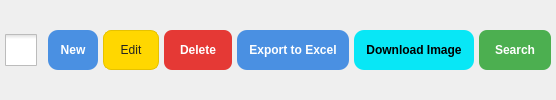
            <widget class="QWidget" name="widget_button_tabin" native="true">
             <layout class="QHBoxLayout" name="inputButtonLayout">
              <property name="spacing">
               <number>5</number>
              </property>
              <property name="leftMargin">
               <number>5</number>
              </property>
              <property name="topMargin">
               <number>5</number>
              </property>
              <property name="rightMargin">
               <number>5</number>
              </property>
              <property name="bottomMargin">
               <number>5</number>
              </property>
              <item>
               <widget class="QCheckBox" name="input_filter_component_id_checkBox">
                <property name="sizePolicy">
                 <sizepolicy hsizetype="Fixed" vsizetype="Fixed">
                  <horstretch>0</horstretch>
                  <verstretch>0</verstretch>
                 </sizepolicy>
                </property>
                <property name="font">
                 <font>
                  <weight>50</weight>
                  <bold>false</bold>
                 </font>
                </property>
                <property name="toolTip">
                 <string>Sắp xếp dữ liệu cột ID</string>
                </property>
                <property name="styleSheet">
                 <string notr="true">QCheckBox::indicator {
    width: 32px; /* Chiều rộng icon */
    height: 32px; /* Chiều cao icon */
}

QCheckBox::indicator:unchecked {
    image: url(:/icon/images/icon/filter_no.png); /* Đường dẫn đến biểu tượng unchecked */
}

QCheckBox::indicator:checked {
    image: url(:/icon/images/icon/filter_yes.png); /* Đường dẫn đến biểu tượng checked */
}
</string>
                </property>
                <property name="text">
                 <string/>
                </property>
                <property name="checked">
                 <bool>false</bool>
                </property>
               </widget>
              </item>
              <item>
               <widget class="QPushButton" name="input_new_button">
                <property name="sizePolicy">
                 <sizepolicy hsizetype="Expanding" vsizetype="Maximum">
                  <horstretch>0</horstretch>
                  <verstretch>0</verstretch>
                 </sizepolicy>
                </property>
                <property name="minimumSize">
                 <size>
                  <width>0</width>
                  <height>40</height>
                 </size>
                </property>
                <property name="maximumSize">
                 <size>
                  <width>16777215</width>
                  <height>40</height>
                 </size>
                </property>
                <property name="sizeIncrement">
                 <size>
                  <width>0</width>
                  <height>40</height>
                 </size>
                </property>
                <property name="font">
                 <font>
                  <pointsize>-1</pointsize>
                  <weight>75</weight>
                  <bold>true</bold>
                 </font>
                </property>
                <property name="cursor">
                 <cursorShape>PointingHandCursor</cursorShape>
                </property>
                <property name="styleSheet">
                 <string notr="true">/* QPushButton styling */
QPushButton {
    background-color: #4a90e2;
    border: none;
    border-radius: 10px;
    color: #fff;
    font-size: 12px;
	font-weight: bold;
    padding: 6px 12px;
}

QPushButton:hover {
    background-color: #357ab7;
	font-size: 15px;
}

QPushButton:pressed {
    background-color: #2a6cae;
}

QPushButton:disabled {
    background-color: #ccc;
    color: #666;
}</string>
                </property>
                <property name="text">
                 <string>New</string>
                </property>
                <property name="icon">
                 <iconset resource="lib_icon_InventoryManagement.qrc">
                  <normaloff>:/icon/images/icon/New.png</normaloff>:/icon/images/icon/New.png</iconset>
                </property>
                <property name="iconSize">
                 <size>
                  <width>32</width>
                  <height>32</height>
                 </size>
                </property>
               </widget>
              </item>
              <item>
               <widget class="QPushButton" name="input_edit_button">
                <property name="sizePolicy">
                 <sizepolicy hsizetype="Expanding" vsizetype="Maximum">
                  <horstretch>0</horstretch>
                  <verstretch>0</verstretch>
                 </sizepolicy>
                </property>
                <property name="minimumSize">
                 <size>
                  <width>0</width>
                  <height>40</height>
                 </size>
                </property>
                <property name="maximumSize">
                 <size>
                  <width>16777215</width>
                  <height>40</height>
                 </size>
                </property>
                <property name="sizeIncrement">
                 <size>
                  <width>0</width>
                  <height>40</height>
                 </size>
                </property>
                <property name="font">
                 <font>
                  <pointsize>-1</pointsize>
                 </font>
                </property>
                <property name="cursor">
                 <cursorShape>PointingHandCursor</cursorShape>
                </property>
                <property name="styleSheet">
                 <string notr="true">/* QPushButton - Modern style */
QPushButton {
    background-color: #ffd700;        /* Màu vàng mềm hơn */
    border: 1px solid #e6c200;        /* Viền nhẹ để tạo chiều sâu */
    border-radius: 8px;               /* Bo góc nhẹ nhàng */
    color: #222;                      /* Màu chữ tối hơn để dễ đọc */
    font-size: 12px;
    padding: 8px 16px;
}

QPushButton:hover {
    background-color: #ffc400;        /* Vàng đậm khi hover */
    font-size: 15px;
}

QPushButton:pressed {
    background-color: #e6b800;        /* Màu nhấn mạnh hơn */
    color: white;
}

QPushButton:disabled {
    background-color: #f0f0f0;
    border: 1px solid #ccc;
    color: #aaa;
}
</string>
                </property>
                <property name="text">
                 <string>Edit</string>
                </property>
                <property name="icon">
                 <iconset resource="lib_icon_InventoryManagement.qrc">
                  <normaloff>:/icon/images/icon/Edit.png</normaloff>:/icon/images/icon/Edit.png</iconset>
                </property>
                <property name="iconSize">
                 <size>
                  <width>32</width>
                  <height>32</height>
                 </size>
                </property>
               </widget>
              </item>
              <item>
               <widget class="QPushButton" name="input_delete_button">
                <property name="sizePolicy">
                 <sizepolicy hsizetype="Expanding" vsizetype="Maximum">
                  <horstretch>0</horstretch>
                  <verstretch>0</verstretch>
                 </sizepolicy>
                </property>
                <property name="minimumSize">
                 <size>
                  <width>0</width>
                  <height>40</height>
                 </size>
                </property>
                <property name="maximumSize">
                 <size>
                  <width>16777215</width>
                  <height>40</height>
                 </size>
                </property>
                <property name="sizeIncrement">
                 <size>
                  <width>0</width>
                  <height>40</height>
                 </size>
                </property>
                <property name="font">
                 <font>
                  <pointsize>-1</pointsize>
                  <weight>75</weight>
                  <bold>true</bold>
                 </font>
                </property>
                <property name="cursor">
                 <cursorShape>PointingHandCursor</cursorShape>
                </property>
                <property name="styleSheet">
                 <string notr="true">/* QPushButton - Red alert style */
QPushButton {
    background-color: #e53935;       /* Đỏ cảnh báo hiện đại */
    border: none;
    border-radius: 8px;
    color: white;
    font-size: 12px;
    font-weight: bold;
    padding: 8px 16px;
}

QPushButton:hover {
    background-color: #d32f2f;       /* Đỏ đậm hơn khi hover */
	font-size: 15px;
}

QPushButton:pressed {
    background-color: #b71c1c;       /* Đỏ tối khi nhấn */
}

QPushButton:disabled {
    background-color: #e0e0e0;
    color: #999;
}
</string>
                </property>
                <property name="text">
                 <string>Delete</string>
                </property>
                <property name="icon">
                 <iconset resource="lib_icon_InventoryManagement.qrc">
                  <normaloff>:/icon/images/icon/Delete.png</normaloff>:/icon/images/icon/Delete.png</iconset>
                </property>
                <property name="iconSize">
                 <size>
                  <width>32</width>
                  <height>32</height>
                 </size>
                </property>
               </widget>
              </item>
              <item>
               <widget class="QPushButton" name="input_export_button">
                <property name="sizePolicy">
                 <sizepolicy hsizetype="Expanding" vsizetype="Maximum">
                  <horstretch>0</horstretch>
                  <verstretch>0</verstretch>
                 </sizepolicy>
                </property>
                <property name="minimumSize">
                 <size>
                  <width>0</width>
                  <height>40</height>
                 </size>
                </property>
                <property name="maximumSize">
                 <size>
                  <width>16777215</width>
                  <height>40</height>
                 </size>
                </property>
                <property name="sizeIncrement">
                 <size>
                  <width>0</width>
                  <height>40</height>
                 </size>
                </property>
                <property name="font">
                 <font>
                  <pointsize>-1</pointsize>
                  <weight>75</weight>
                  <bold>true</bold>
                 </font>
                </property>
                <property name="cursor">
                 <cursorShape>PointingHandCursor</cursorShape>
                </property>
                <property name="styleSheet">
                 <string notr="true">/* QPushButton styling */
QPushButton {
    background-color: #4a90e2;
    border: none;
    border-radius: 10px;
    color: #fff;
    font-size: 12px;
	font-weight: bold;
    padding: 6px 12px;
}

QPushButton:hover {
    background-color: #357ab7;
	font-size: 14px;
}

QPushButton:pressed {
    background-color: #2a6cae;
}

QPushButton:disabled {
    background-color: #ccc;
    color: #666;
}</string>
                </property>
                <property name="text">
                 <string>Export to Excel</string>
                </property>
                <property name="icon">
                 <iconset resource="lib_icon_InventoryManagement.qrc">
                  <normaloff>:/icon/images/icon/export_excel.png</normaloff>:/icon/images/icon/export_excel.png</iconset>
                </property>
                <property name="iconSize">
                 <size>
                  <width>32</width>
                  <height>32</height>
                 </size>
                </property>
               </widget>
              </item>
              <item>
               <widget class="QPushButton" name="input_down_button">
                <property name="sizePolicy">
                 <sizepolicy hsizetype="Expanding" vsizetype="Maximum">
                  <horstretch>0</horstretch>
                  <verstretch>0</verstretch>
                 </sizepolicy>
                </property>
                <property name="minimumSize">
                 <size>
                  <width>0</width>
                  <height>40</height>
                 </size>
                </property>
                <property name="maximumSize">
                 <size>
                  <width>16777215</width>
                  <height>40</height>
                 </size>
                </property>
                <property name="sizeIncrement">
                 <size>
                  <width>0</width>
                  <height>40</height>
                 </size>
                </property>
                <property name="font">
                 <font>
                  <pointsize>-1</pointsize>
                  <weight>75</weight>
                  <bold>true</bold>
                 </font>
                </property>
                <property name="cursor">
                 <cursorShape>PointingHandCursor</cursorShape>
                </property>
                <property name="styleSheet">
                 <string notr="true">/* QPushButton styling */
QPushButton {
    background-color: #08e7f6;
    border: none;
    border-radius: 10px;
    font-size: 12px;
	font-weight: bold;
    padding: 6px 12px;
}

QPushButton:hover {
    background-color: #08d1f6;
	font-size: 14px;
}

QPushButton:pressed {
    background-color: #08d1f6;
}

QPushButton:disabled {
    background-color: #ccc;
    color: #666;
}</string>
                </property>
                <property name="text">
                 <string>Download Image</string>
                </property>
                <property name="icon">
                 <iconset resource="lib_icon_InventoryManagement.qrc">
                  <normaloff>:/icon/images/icon/down_image.png</normaloff>:/icon/images/icon/down_image.png</iconset>
                </property>
                <property name="iconSize">
                 <size>
                  <width>32</width>
                  <height>32</height>
                 </size>
                </property>
               </widget>
              </item>
              <item>
               <widget class="QPushButton" name="input_search_button">
                <property name="sizePolicy">
                 <sizepolicy hsizetype="Expanding" vsizetype="Maximum">
                  <horstretch>0</horstretch>
                  <verstretch>0</verstretch>
                 </sizepolicy>
                </property>
                <property name="minimumSize">
                 <size>
                  <width>0</width>
                  <height>40</height>
                 </size>
                </property>
                <property name="maximumSize">
                 <size>
                  <width>16777215</width>
                  <height>40</height>
                 </size>
                </property>
                <property name="sizeIncrement">
                 <size>
                  <width>0</width>
                  <height>40</height>
                 </size>
                </property>
                <property name="font">
                 <font>
                  <pointsize>-1</pointsize>
                  <weight>75</weight>
                  <bold>true</bold>
                 </font>
                </property>
                <property name="cursor">
                 <cursorShape>PointingHandCursor</cursorShape>
                </property>
                <property name="styleSheet">
                 <string notr="true">/* QPushButton - Green modern style */
QPushButton {
    background-color: #4CAF50;       /* Xanh lá hiện đại */
    border: none;
    border-radius: 8px;
    color: white;
    font-size: 12px;
    font-weight: bold;
    padding: 8px 16px;
}

QPushButton:hover {
    background-color: #45a049;       /* Xanh đậm hơn khi hover */
    font-size: 15px;                 /* Giữ font-size, không nhảy */
}

QPushButton:pressed {
    background-color: #3e8e41;       /* Xanh tối hơn khi nhấn */
}

QPushButton:disabled {
    background-color: #d3d3d3;
    color: #888;
}
</string>
                </property>
                <property name="text">
                 <string>Search</string>
                </property>
                <property name="icon">
                 <iconset resource="lib_icon_InventoryManagement.qrc">
                  <normaloff>:/icon/images/icon/Search.png</normaloff>:/icon/images/icon/Search.png</iconset>
                </property>
                <property name="iconSize">
                 <size>
                  <width>32</width>
                  <height>32</height>
                 </size>
                </property>
               </widget>
              </item>
             </layout>
            </widget>
